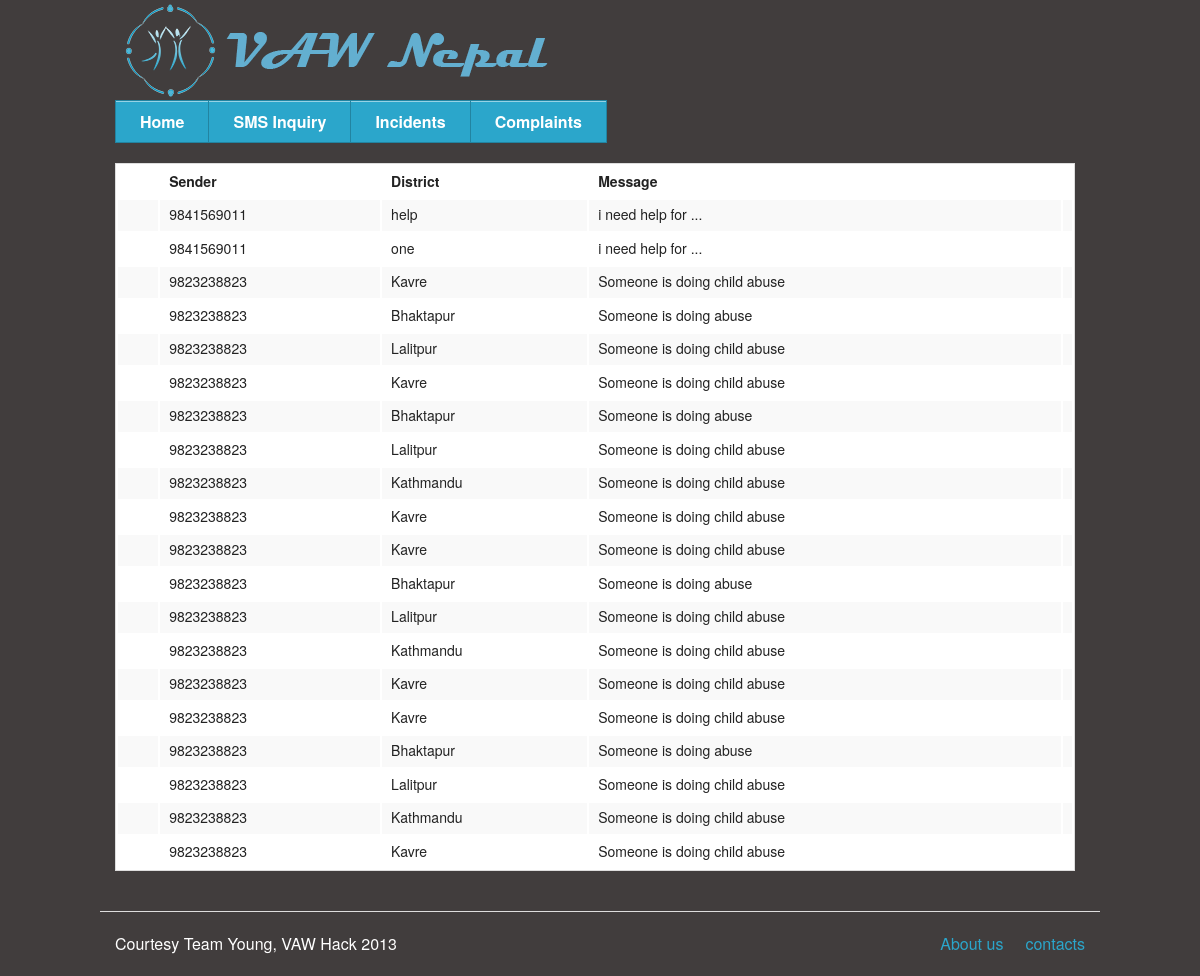
Page /sms.php on the committed database.
### tables this page shows
CREATE TABLE IF NOT EXISTS `logs_incoming` (
  `id` int(11) NOT NULL AUTO_INCREMENT,
  `from` varchar(255) NOT NULL,
  `keyword` varchar(255) NOT NULL,
  `text` text NOT NULL,
  `timestamp` bigint(20) NOT NULL,
  PRIMARY KEY (`id`)
);

### sms.php (the view, shortened to what this page needs)
<html>
	<head>
		<link rel="stylesheet" href="css/leaflet.css" />
		<link rel="stylesheet" href="css/foundation.css" />
	</head>
	<body>
    <div class="row">
    	<center>
        	<img src="img/banner960.png" />
        </center>
    </div>
    <div class = "row">
    <div class="large-12 columns">
      <ul class="button-group">
          <li><a href="index.php" class="button">Home</a></li>
          <li><a href="sms.php" class="button">SMS Inquiry</a></li>
          <li><a href="dr_index.php" class="button">Incidents</a></li>
		  <li><a href="form.php" class="button">Complaints</a></li>
      </ul>
    </div>
    <div class="row">
    	<div class="large-12 columns">
    		<div class="large-12 columns">
    		<table>
				<?php
					$query = "SELECT * FROM logs_incoming";
					$result = mysql_query($query);
					if(!$result) {
					  echo 'The data could not be displayed, please try again later.';
					 }
					 else {
					 	echo ' <tr><td></td> <td><strong>Sender</strong></td><td><strong>District</strong></td><td><strong>Message</strong></td> </tr>';
					   while ($row = mysql_fetch_assoc($result)) {
					   		echo "<tr class= 'row'>  ";
					   		echo '<td> '.$row['from'] ;
					        echo '<td> '.$row['keyword'] ;
					        echo '<td> '.$row['text'] ;
					        echo '</tr>';
					    }
					}
				?>
    		</table>
    		</div>
    	</div>
    </div>
	    <footer class="row">
	      	<div class="large-12 columns">
	       	<hr />
	        	<div class="large-6 columns">
	            	<p style="color: white">Courtesy Team Young, VAW Hack 2013</p>
	          	</div>
	          	<div class="large-6 columns">
	            	<ul class="inline-list right">
		              	<li><a href="#">About us</a></li>
		              	<li><a href="#">contacts</a></li>
	            	</ul>
	          	</div>
	      </div>
	    </footer>
	</body>
</html>

### sms.php (style rules this page uses)
body { background-color: #413D3D; }
table { width: 960px; }

### rows in the picture
logs_incoming: from "9841569011", keyword "help", text "i need help for ..."
logs_incoming: from "9841569011", keyword "one", text "i need help for ..."
logs_incoming: from "9823238823", keyword "Kavre", text "Someone is doing child abuse"
logs_incoming: from "9823238823", keyword "Bhaktapur", text "Someone is doing abuse"
logs_incoming: from "9823238823", keyword "Lalitpur", text "Someone is doing child abuse"
logs_incoming: from "9823238823", keyword "Kavre", text "Someone is doing child abuse"
logs_incoming: from "9823238823", keyword "Bhaktapur", text "Someone is doing abuse"
logs_incoming: from "9823238823", keyword "Lalitpur", text "Someone is doing child abuse"
logs_incoming: from "9823238823", keyword "Kathmandu", text "Someone is doing child abuse"
logs_incoming: from "9823238823", keyword "Kavre", text "Someone is doing child abuse"
logs_incoming: from "9823238823", keyword "Kavre", text "Someone is doing child abuse"
logs_incoming: from "9823238823", keyword "Bhaktapur", text "Someone is doing abuse"
logs_incoming: from "9823238823", keyword "Lalitpur", text "Someone is doing child abuse"
logs_incoming: from "9823238823", keyword "Kathmandu", text "Someone is doing child abuse"
logs_incoming: from "9823238823", keyword "Kavre", text "Someone is doing child abuse"
logs_incoming: from "9823238823", keyword "Kavre", text "Someone is doing child abuse"
logs_incoming: from "9823238823", keyword "Bhaktapur", text "Someone is doing abuse"
logs_incoming: from "9823238823", keyword "Lalitpur", text "Someone is doing child abuse"
logs_incoming: from "9823238823", keyword "Kathmandu", text "Someone is doing child abuse"
logs_incoming: from "9823238823", keyword "Kavre", text "Someone is doing child abuse"
